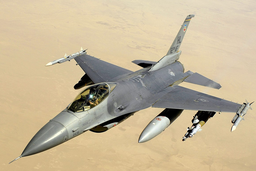
#> input picture images/F-16.bmp, 256 x 171 px, shrunk from 1152 x 768 before the run
$ python main.py
#> lines starting #> are read from the running program, lines starting #| are printed output that depends on the picture
import cv2
import numpy as np
import matplotlib.pyplot as plt
from sklearn.linear_model import LinearRegression
from sklearn.metrics import mean_squared_error

from PIL import Image, ImageDraw, ImageFont


# Load a .bmp image
def load_image(image_path):
#> called with image_path = 'images/F-16.bmp'
    image = cv2.imread(image_path, cv2.IMREAD_GRAYSCALE)
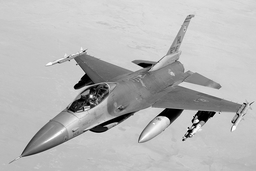
#> image: shape (171, 256); min 0, max 255, mean 182.8
    if image is None:
        raise ValueError("Unable to read the image.")
    return image


# Select a 1D segment (row or column) from the image
def get_image_segment(image, row=True, index=0):
    return image[index, :] if row else image[:, index]


def segment_image_no_overlap(image, segment_size):
    if len(image.shape) == 3:
        height, width, _ = image.shape
    else:
        height, width = image.shape
    segments = []  # Initialize an empty list to store segments

    # Loop through the image to create segments of size `segment_size x segment_size`
    for y in range(0, height, segment_size):
        for x in range(0, width, segment_size):
            segment = image[y:y + segment_size, x:x + segment_size]  # Extract each segment
            if segment.shape[0] == segment_size and segment.shape[1] == segment_size:
                segments.append(segment)  # Add the segment to the list

    return segments  # Return the list of segments


def linear_regression_analysis(segment):
    X = np.arange(len(segment)).reshape(-1, 1)
    y = segment

    model = LinearRegression()
    model.fit(X, y)
    y_pred = model.predict(X)
    mse = mean_squared_error(y, y_pred)
    return y_pred, mse


# Restore the image with linear regression applied on smaller sub-segments and calculate MSE
def restore_image_with_segments(image, segment_length=8, row=True):
    restored_image = np.zeros_like(image, dtype=np.uint8)
    dim_size = image.shape[0] if row else image.shape[1]

    total_mse = 0
    segment_count = 0
    mse_values = []

    # Loop through each row or column
    for index in range(dim_size):
        # Get the row or column segment
        full_segment = get_image_segment(image, row=row, index=index)

        # Process in sub-segments
        restored_segment = []
        for start in range(0, len(full_segment), segment_length):
            end = min(start + segment_length, len(full_segment))
            sub_segment = full_segment[start:end]

            # Apply linear regression on the sub-segment and get MSE
            approximated_sub_segment, mse = linear_regression_analysis(sub_segment)
            mse_values.append(mse)  # Collect MSE for each sub-segment
            total_mse += mse
            segment_count += 1

            # Clip values to stay within valid pixel range (50-205) and add to restored segment
            approximated_sub_segment = approximated_sub_segment.astype(np.uint8)

            restored_segment.extend(approximated_sub_segment)

        # Convert restored segment to numpy array and place it in the image
        restored_segment = np.array(restored_segment, dtype=np.uint8)
        if row:
            restored_image[index, :] = restored_segment
        else:
            restored_image[:, index] = restored_segment

    # Calculate the average MSE for the entire image
    average_mse = np.sqrt(total_mse / segment_count)
    return restored_image, average_mse, np.sqrt(mse_values)


def process_segment(segment):
    """
    Divide a segment into rows, plot them and their regression models in a 4x4 grid.

    Parameters:
    - segment: 2D NumPy array of shape (n, n).

    Returns:
    - None (plots results).
    """
    rows, cols = segment.shape

    # Calculate the number of rows and columns for the grid
    num_rows = 4
    num_cols = int(np.ceil(rows / num_rows))

    # Create a single plot with subplots
    fig, axes = plt.subplots(num_rows, num_cols, figsize=(12, 8))  # Adjust figsize as needed

    for i, row in enumerate(segment):
        # Calculate the row and column index for the current subplot
        row_idx = i // num_cols
        col_idx = i % num_cols

        # Perform linear regression
        predictions, mse = linear_regression_analysis(row)

        # Plot actual values and regression predictions on the current subplot
        axes[row_idx, col_idx].plot(row, label=f"Row {i} Values", marker='o')
        axes[row_idx, col_idx].plot(predictions, label=f"Regression (Row {i})", linestyle="--")

        # Add labels and title to each subplot
        if mse > 100: mse/=100
        axes[row_idx, col_idx].set_title(f"Row {i}, MSE {mse:.3f}")
        axes[row_idx, col_idx].set_xlabel("Index")
        axes[row_idx, col_idx].set_ylabel("Value")

    # Adjust layout to avoid overlapping elements
    plt.tight_layout()
    plt.show()

def plot_segments(original, approximated, mse):
    plt.figure(figsize=(10, 5))
    plt.plot(original, label='Original Segment')
    plt.plot(approximated, label='Approximated Segment', color='red')
    plt.plot(mse, label=f'Approximated Segment (MSE={mse:.2f})', linestyle='--')
    plt.legend()
    plt.title("Image Segment Approximation using Linear Regression")
    plt.xlabel("Position in Segment")
    plt.ylabel("Pixel Intensity")
    plt.show()


def entropy_to_color(entropy, min_entropy, max_entropy, plots=False):
    # Normalize entropy between 0 and 1
    normalized = (entropy - min_entropy) / (max_entropy - min_entropy)

    # Threshold normalized value to 0, 0.5, or 1
    if normalized > 0.7:
        normalized = 1
        colormap = plt.cm.viridis
    elif normalized < 0.3:
        normalized = 1
        colormap = plt.cm.plasma
    else:  # 0.45 <= normalized <= 0.55
        normalized = 0.5
        colormap = plt.cm.viridis

        # Convert to color using a colormap
    # Use 'viridis' or other colormaps
    color = colormap(normalized)  # Returns a tuple (R, G, B, A)

    if plots:
        return color[:3]
    else:
        return tuple([int(255 * c) for c in color[:3]])


def reconstruct_image(entropies, n, image_size, image_name):
    # Create an empty image
    restored_image = Image.new('RGB', image_size)
    draw = ImageDraw.Draw(restored_image)

    try:
        font = ImageFont.truetype("res/Montserrat-Bold.ttf", 50)  # You can adjust the font size
    except IOError:
        font = ImageFont.load_default()

    # Get the minimum and maximum entropy for color scaling
    min_entropy = np.min(entropies)
    max_entropy = np.max(entropies)

    # Number of segments along the width and height
    num_segments_x = image_size[0] // n
    num_segments_y = image_size[1] // n

    # Loop over each segment and paste it onto the restored image
    for i in range(num_segments_y):
        for j in range(num_segments_x):
            # Get the segment index
            idx = i * num_segments_x + j

            # Get the entropy for this segment
            entropy = entropies[idx]

            # Get the color for this entropy value
            color = entropy_to_color(entropy, min_entropy, max_entropy)

            # Draw the n x n block with the corresponding color
            draw.rectangle([j * n, i * n, (j + 1) * n, (i + 1) * n], fill=color)

    text_position = (0, image_size[1] - 100)
    draw.text(text_position, image_name, fill=(0, 0, 0), font=font)
    return restored_image


def fetch_segments(entropy_values, min_entropy, max_entropy):
    """
    Fetch the first segment in each category (low, medium, high) based on normalized entropy.

    Parameters:
    - entropy_values: List of entropy values to evaluate.
    - min_entropy: Minimum entropy value for normalization.
    - max_entropy: Maximum entropy value for normalization.

    Returns:
    - A dictionary with the first segment in each category: {'low': index, 'medium': index, 'high': index}.
      If a category is not found, its value will be None.
    """
    # Initialize placeholders for each category
    categories = {'low': None, 'medium': None, 'high': None}

    for i, entropy in enumerate(entropy_values):
        # Normalize the entropy
        normalized = (entropy - min_entropy) / (max_entropy - min_entropy)

        # Determine the category
        if normalized < 0.45 and categories['low'] is None:
            categories['low'] = i  # First low segment
        elif 0.45 <= normalized <= 0.55 and categories['medium'] is None:
            categories['medium'] = i  # First medium segment
        elif normalized > 0.55 and categories['high'] is None:
            categories['high'] = i  # First high segment

        # Break the loop early if all categories are found
        if all(value is not None for value in categories.values()):
            break

    return categories


def mean_arithmetical_expectation(image):
    if len(image.shape) == 3:
        image = cv2.cvtColor(image, cv2.COLOR_BGR2GRAY)
    pixel_values = image.flatten()
    sum_value = np.sum(pixel_values)

    return sum_value / len(pixel_values)


# Main execution
image_path = "images/F-16.bmp"  # Specify your .bmp file path here
image = load_image(image_path)  # Load the image
height, width = image.shape
#> height = 171; width = 256

segment_size = 8

segment_array = segment_image_no_overlap(image, segment_size)
#> after the loop in segment_image_no_overlap, `for y in range(0, height, segment_size):`: segments = 672 items
#> segment_array = 672 items

brightness = []

for segment in segment_array:
    brightness.append(mean_arithmetical_expectation(segment))
#> this loop made 672 passes
#> sum_value in mean_arithmetical_expectation on passes 1 to 3: 13127, 13193, 13222
#> after the loop, brightness = 672 values, max 218.9 at index 84, min 3.11 at index 473, mean 182.7


reconstruct_image(brightness, segment_size, (width, height), "reconstructed image").show()
#> in reconstruct_image, `restored_image = Image.new('RGB', image_size)`: restored_image: PIL image 256x171 RGB; every value is 0
#> in reconstruct_image, `min_entropy = np.min(entropies)`: min_entropy = 3.11
#> in reconstruct_image, `max_entropy = np.max(entropies)`: max_entropy = 218.9
#> the loop in reconstruct_image, `for i in range(num_segments_y):` made 21 passes
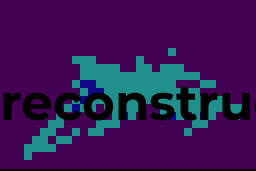
#> shown: PIL image 256x171 RGB; mean R, G, B 55.9, 22, 85.1
critical_segments = fetch_segments(brightness, np.min(brightness), np.max(brightness))
#> the loop in fetch_segments, `for i, entropy in enumerate(entropy_values):` made 275 passes
#> entropy on passes 1 to 3: 205.1, 206.1, 206.6

restored_image, average_mse, mse_values = restore_image_with_segments(image, segment_length=segment_size, row=True)
#> after the loop in restore_image_with_segments, `for index in range(dim_size):`:
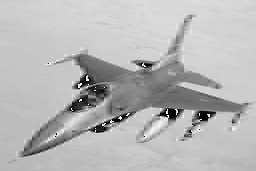
#> restored_image: shape (171, 256); min 0, max 255, mean 183

process_segment(segment_array[critical_segments['low']])
#> the loop in process_segment, `for i, row in enumerate(segment):` made 8 passes
#> row on passes 1 to 8: [0, 0, 0, 0, 0, 0, 3, 1], [3, 3, 2, 0, 0, 3, 13, 26], [0, 0, 2, 21, 40, 49, 66, 104], [21, 37, 55, 72, 82, 102, 102, 123], [132, 137, 130, 119, 126, 107, 66, 180], [136, 134, 120, 107, 90, 63, 148, 176], [121, 115, 96, 76, 61, 165, 188, 171], [103, 93, 87, 98, 146, 136, 117, 127]
#> in process_segment, `plt.show()`:
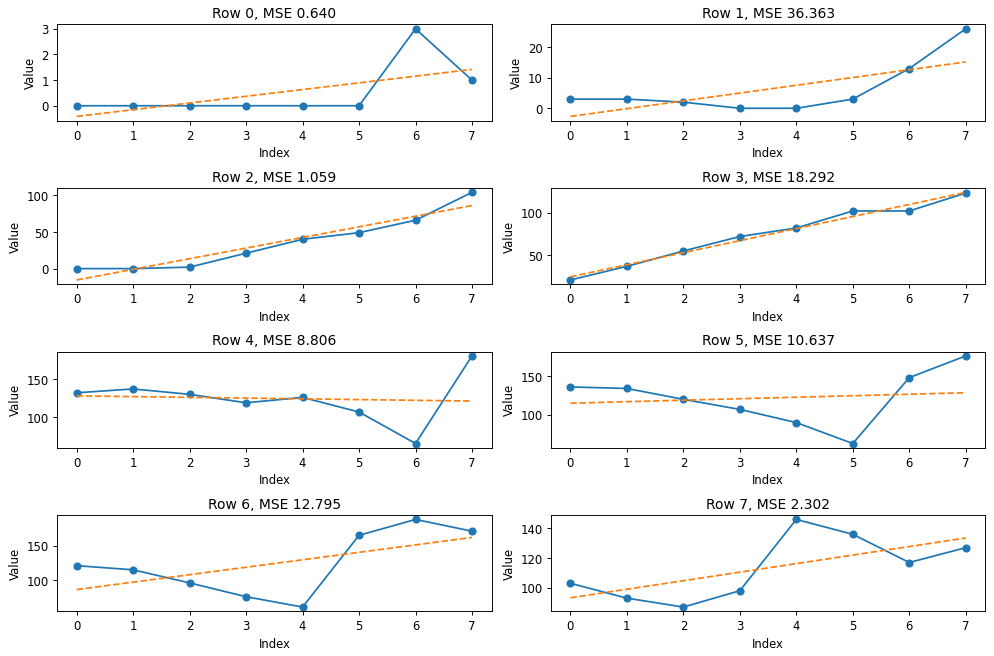
#> figure drawn by matplotlib, 8 panels
process_segment(segment_array[critical_segments['medium']])
#> the loop in process_segment (call 2), `for i, row in enumerate(segment):` made 8 passes
#> row on passes 1 to 8: [96, 103, 108, 106, 106, 114, 120, 125], [104, 105, 103, 107, 107, 112, 114, 118], [102, 108, 105, 105, 102, 104, 115, 113], [90, 101, 108, 108, 108, 101, 104, 107], [94, 89, 97, 103, 107, 108, 107, 108], [92, 94, 84, 96, 114, 109, 109, 113], [86, 92, 105, 99, 127, 118, 117, 108], [85, 89, 92, 99, 88, 98, 114, 107]
#> in process_segment (call 2), `plt.show()`:
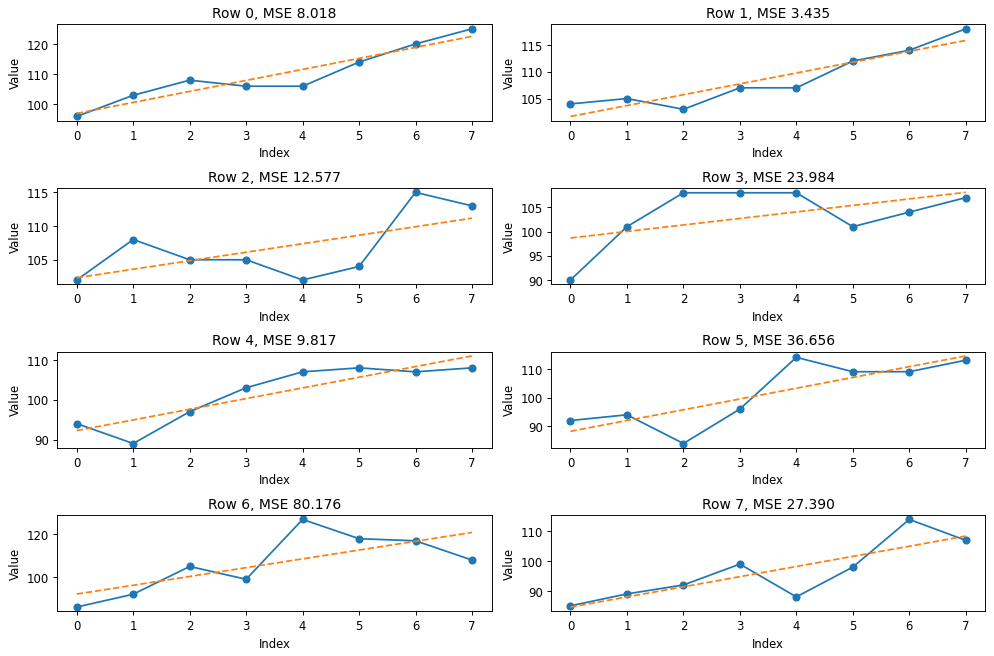
#> figure drawn by matplotlib, 8 panels
process_segment(segment_array[critical_segments['high']])
#> the loop in process_segment (call 3), `for i, row in enumerate(segment):` made 8 passes
#> row on passes 1 to 8: [201, 204, 204, 201, 202, 202, 203, 203], [201, 203, 204, 205, 203, 204, 205, 204], [202, 204, 203, 206, 206, 204, 205, 205], [207, 204, 203, 207, 207, 205, 207, 207], [206, 206, 207, 206, 207, 206, 204, 206], [205, 205, 205, 204, 206, 209, 208, 205], [205, 206, 205, 205, 205, 204, 206, 208], [206, 208, 209, 207, 207, 207, 206, 207]
#> in process_segment (call 3), `plt.show()`:
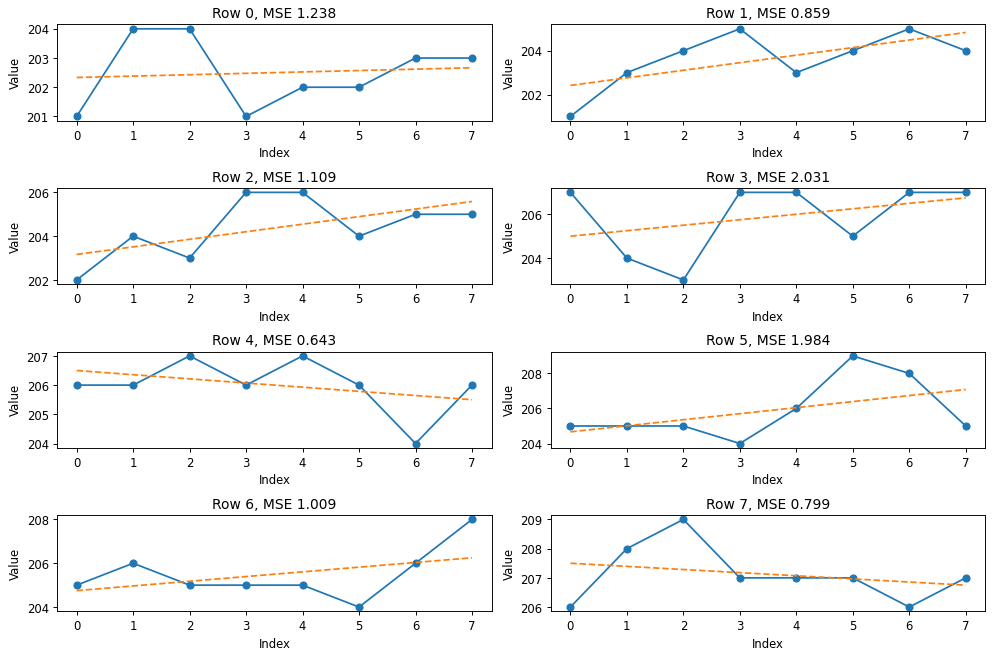
#> figure drawn by matplotlib, 8 panels

print(f"Average MSE for the restored image: {average_mse:.2f}")
#| Average MSE for the restored image: 10.78

# Plot the original and restored images
plt.figure(figsize=(12, 6))
plt.subplot(1, 2, 1)
plt.title("Original Image")
plt.imshow(image, cmap='gray')

plt.subplot(1, 2, 2)
plt.title(f"Restored Image (Row-wise Linear Regression)\nAverage MSE: {average_mse:.2f}")
plt.imshow(restored_image, cmap='gray')
plt.show()

# Plot MSE values for each segment
plt.figure(figsize=(10, 5))
plt.plot(mse_values, label="MSE for Each Segment", color='blue')
plt.axhline(y=average_mse, color='red', linestyle='--', label=f"Average MSE ({average_mse:.2f})")
plt.title("MSE per Segment in Restored Image")
plt.xlabel("Segment Index")
plt.ylabel("MSE")

plt.legend()
plt.show()
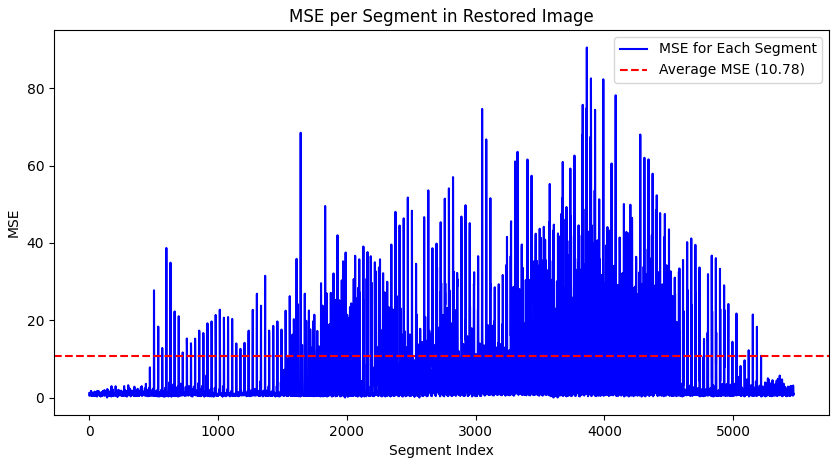
#> figure drawn by matplotlib, 1 panel; curve peaks at x = 3864, y = 90.61
